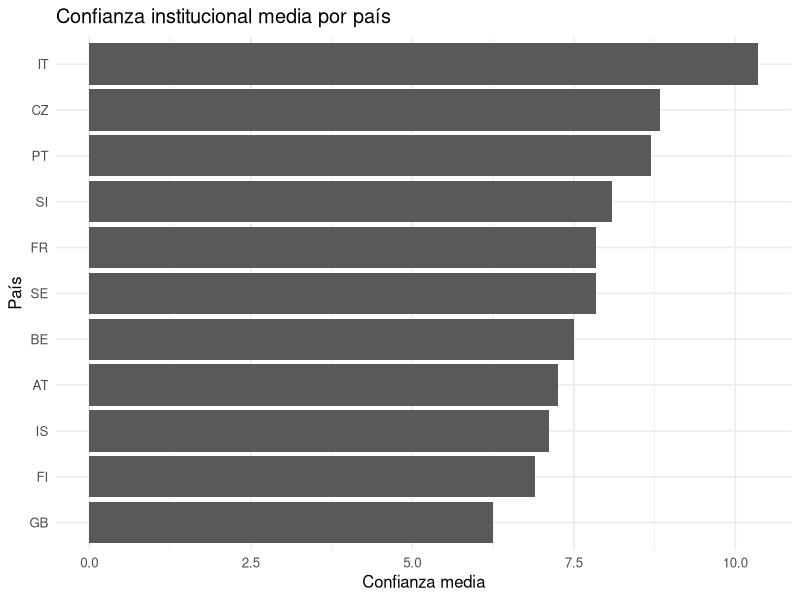

Here is the R script that generated this plot:
## ---- chunk 1
knitr::opts_chunk$set(echo = TRUE, warning = FALSE, message = FALSE)
library(tidyverse)   # readr, dplyr, ggplot2, forcats, etc.
library(knitr)

## ---- chunk 2
df <- readr::read_csv("../Datos/CRON2W4e01_depurado.csv",
                      show_col_types = FALSE)


# Normalizar nombres de columnas
names(df) <- tolower(names(df))
names(df) <- gsub("[^a-z0-9]+", "_", names(df))

# Reglas comunes del codebook:
# gndr: 1=Hombre, 2=Mujer (otros/9 -> NA)
# agea: acotar a 0–100
# w4q*: Likert 1–5; 9 -> NA

df <- df %>%
  mutate(
    gndr = case_when(gndr == 1 ~ "Hombre",
                     gndr == 2 ~ "Mujer",
                     TRUE ~ NA_character_),
    agea = ifelse(!is.na(agea), pmin(pmax(as.numeric(agea), 0), 100), NA_real_)
  )

# Recodificar 9 -> NA para todos los w4q*
w4q_cols <- names(df)[grepl("^w4q[0-9]+(\\.[0-9]+)?$", names(df))]
if (length(w4q_cols) > 0) {
  df[w4q_cols] <- lapply(df[w4q_cols], function(x) { x[x == 9] <- NA; x })
}

# Índice de confianza institucional (w4q61–w4q73)
trust_cols <- intersect(names(df), paste0("w4q", 61:73))
df <- df %>%
  rowwise() %>%
  mutate(trust_index = if (sum(!is.na(c_across(all_of(trust_cols)))) > 0)
                         mean(c_across(all_of(trust_cols)), na.rm = TRUE)
                       else NA_real_) %>%
  ungroup()

## ---- chunk 3
tabla_resumen <- df %>%
  summarise(
    n = n(),
    edad_media = mean(agea, na.rm = TRUE),
    edad_sd    = sd(agea, na.rm = TRUE),
    hincfel_media = mean(hincfel, na.rm = TRUE),
    trust_media   = mean(trust_index, na.rm = TRUE)
  )

tabla_resumen


## ---- chunk 4
# Confianza media por país (media simple para mantener dependencias mínimas)
heat_df <- df %>%
  filter(!is.na(cntry)) %>%
  group_by(cntry) %>%
  summarise(trust_mean = mean(trust_index, na.rm = TRUE), .groups = "drop")

ggplot(heat_df, aes(x = trust_mean, y = forcats::fct_reorder(cntry, trust_mean))) +
  geom_col() +
  labs(title = "Confianza institucional media por país",
       x = "Confianza media", y = "País") +
  theme_minimal(base_size = 12)


